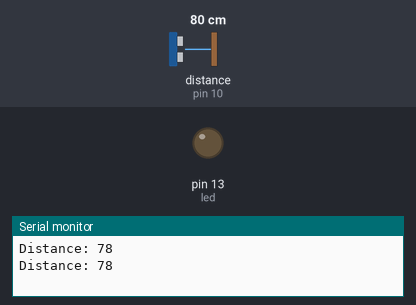
Bench run of a program on a simulated Arduino Uno, built with avr-gcc and run on an emulated ATmega328P. Parts: output pins drawn as LEDs (lit = HIGH), the last lines printed to the serial monitor. Wiring (inferred from the names in the program): ultrasonic range finder: trigger pin 9; echo pin 10. Inputs (shaded band) come from the test bench; at power-on: distance to the obstacle (sensor on pin 10) 80 cm. The echo pulse lasts 58.3 µs per cm; pins used as bus, display or sensor lines are not drawn.

Above: at 1.8 s.
1.9 s: distance to the obstacle (sensor on pin 10) set to 7 cm
3.4 s: distance to the obstacle (sensor on pin 10) set to 4 cm
At 4.5 s:
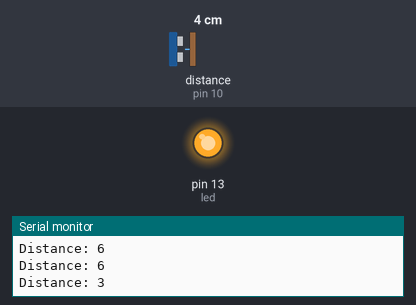
5.5 s: distance to the obstacle (sensor on pin 10) set to 9 cm
At 7.2 s:
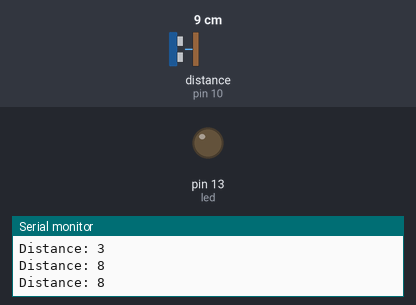
7.5 s: distance to the obstacle (sensor on pin 10) set to 2 cm
At 8.9 s:
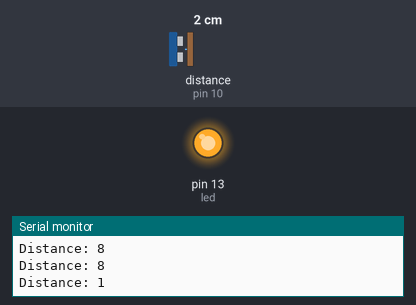
Timing chart, 0 to 10.5 s (numbered marks = the images above; inputs shaded):
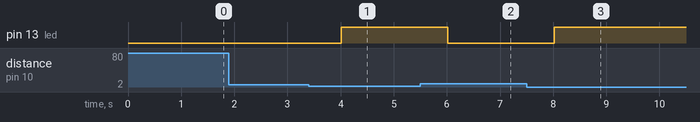

Measured:
- the behaviour switches between 6 and 5 cm on distance to the obstacle (sensor on pin 10) (found by bisection; images 0 and 1)
- after the input at 3.4 s, pin 13 (led): LOW → HIGH after 0.61 s
- after the input at 5.5 s, pin 13 (led): HIGH → LOW after 0.52 s
- after the input at 7.5 s, pin 13 (led): LOW → HIGH after 0.52 s

The program:

main.cpp
```cpp
/*
 * Filename: main.cpp
 * File Created: Monday, May 14th 2018, 22:44:12
 * ------
 * Author: Davide Sordi
 * GitHub: @sordinho
 * ------
 * Last Modified: Monday, May 14th 2018, 22:51:16
 */

#include "Arduino.h"

// defines pins numbers
const int trigPin = 9;
const int echoPin = 10;
const int led = 13;

// defines variables
long duration;
int distance;

void setup() {
    pinMode(trigPin, OUTPUT); // Sets the trigPin as an Output
    pinMode(echoPin, INPUT);  // Sets the echoPin as an Input
    pinMode(led, OUTPUT);     //Sets the integrated led as Output
    Serial.begin(9600);       // Starts the serial communication
}

void loop() {
    // Clears the trigPin
    digitalWrite(trigPin, LOW);

    delayMicroseconds(5);
    // Sets the trigPin on HIGH state for 10 micro seconds
    digitalWrite(trigPin, HIGH);
    delayMicroseconds(10);
    digitalWrite(trigPin, LOW);

    // Reads from the echoPin the sound wave travel time in microseconds
    duration = pulseIn(echoPin, HIGH);

    // Calculating the distance
    distance = duration * 0.034 / 2;

    // Turn on the led if distance is above 5cm
    if (distance < 5) {
        digitalWrite(led, HIGH);
    }
    else {
        digitalWrite(led, LOW);
    }

    // Prints the distance on the Serial Monitor
    Serial.print("Distance: ");
    Serial.println(distance);

    // set a delay of 1 second between misurations
    delay(1000);
}
```
